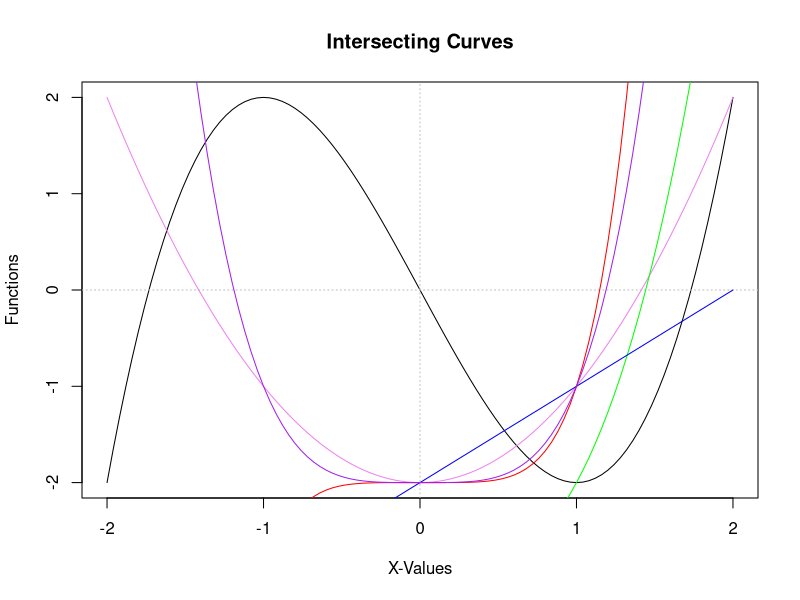
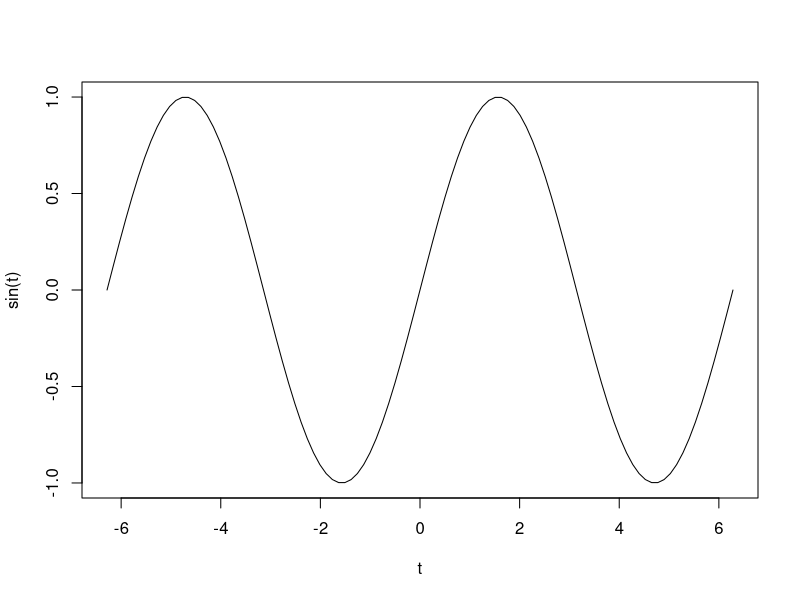
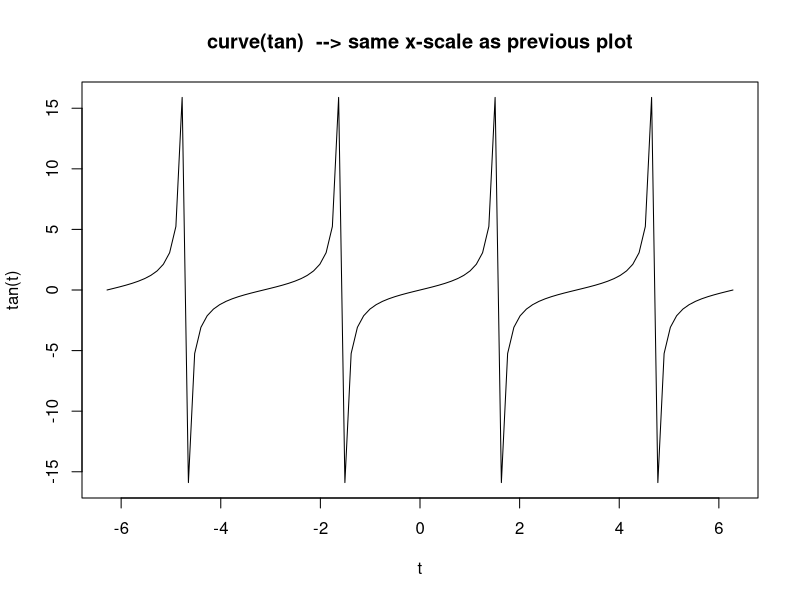
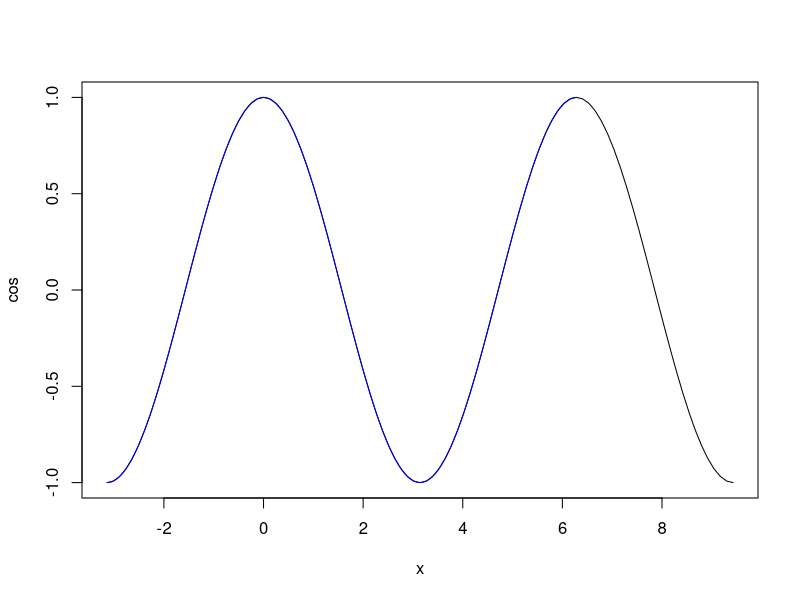
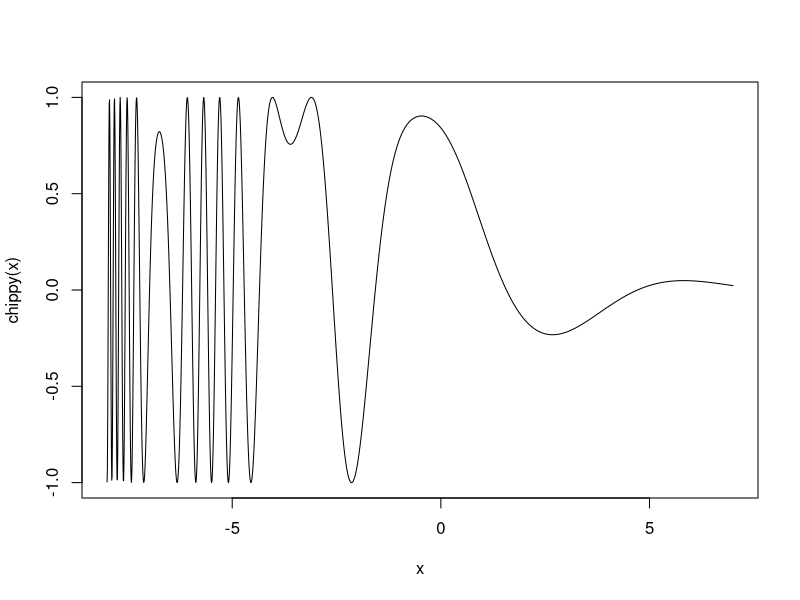
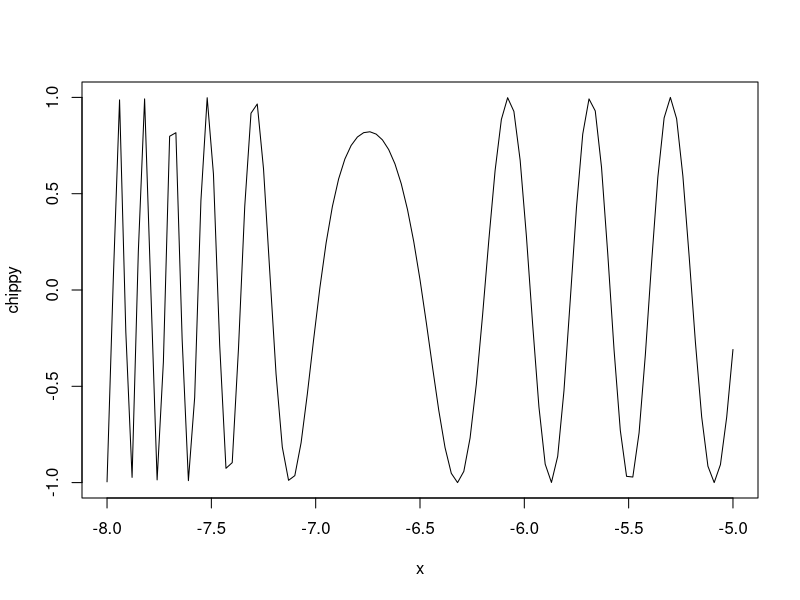
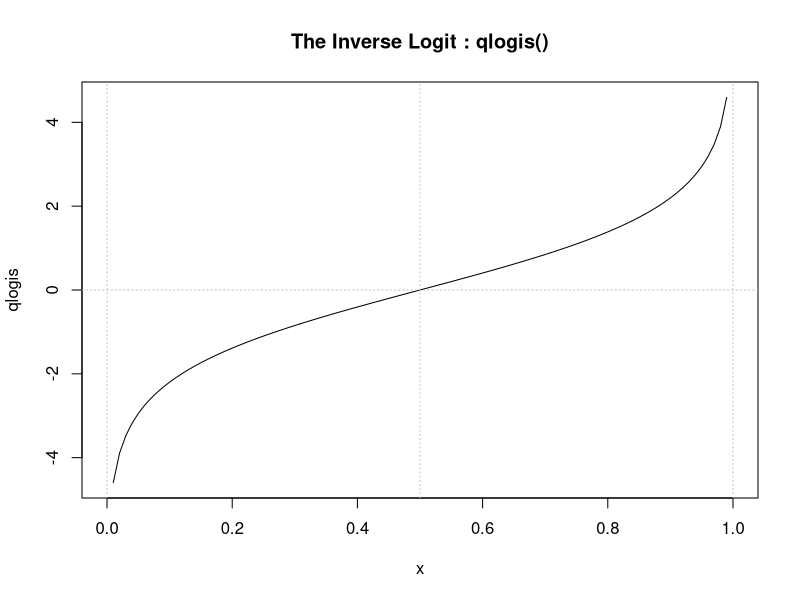

Recreate these plots in R, in order.
#Plotting Math Funcitons
curve(x^3 - 3*x, -2, 2, main = "Intersecting Curves", xlab = "X-Values", ylab = "Functions", lty = 1)
abline(h = 0, v = 0, lty = 9, col = "gray")
curve(x^2-2, add = TRUE,col = "violet")
curve(x^3-3, add = TRUE,col = "green")
curve(x^1-2, add = TRUE,col = "blue")
curve(x^5-2, add = TRUE,col = "red")
curve(x^4-2, add = TRUE,col = "purple")


#Same Scale as previous graph
curve(sin, -2*pi, 2*pi, xname = "t")
curve(tan, xname = "t", add = NA,
      main = "curve(tan)  --> same x-scale as previous plot")

#Adding limits
plot(cos, -pi,  3*pi)
curve(cos, xlim = c(-pi, 2*pi), n = 1001, col = "blue", add = TRUE)

#Combining Functions
chippy <- function(x) sin(cos(x)*exp(-x/2))
curve(chippy, -8, 7, n = 2001)
plot (chippy, -8, -5)

#Adding ABline
plot(qlogis, main = "The Inverse Logit : qlogis()")
abline(h = 0, v = 0:2/2, lty = 3, col = "gray")
